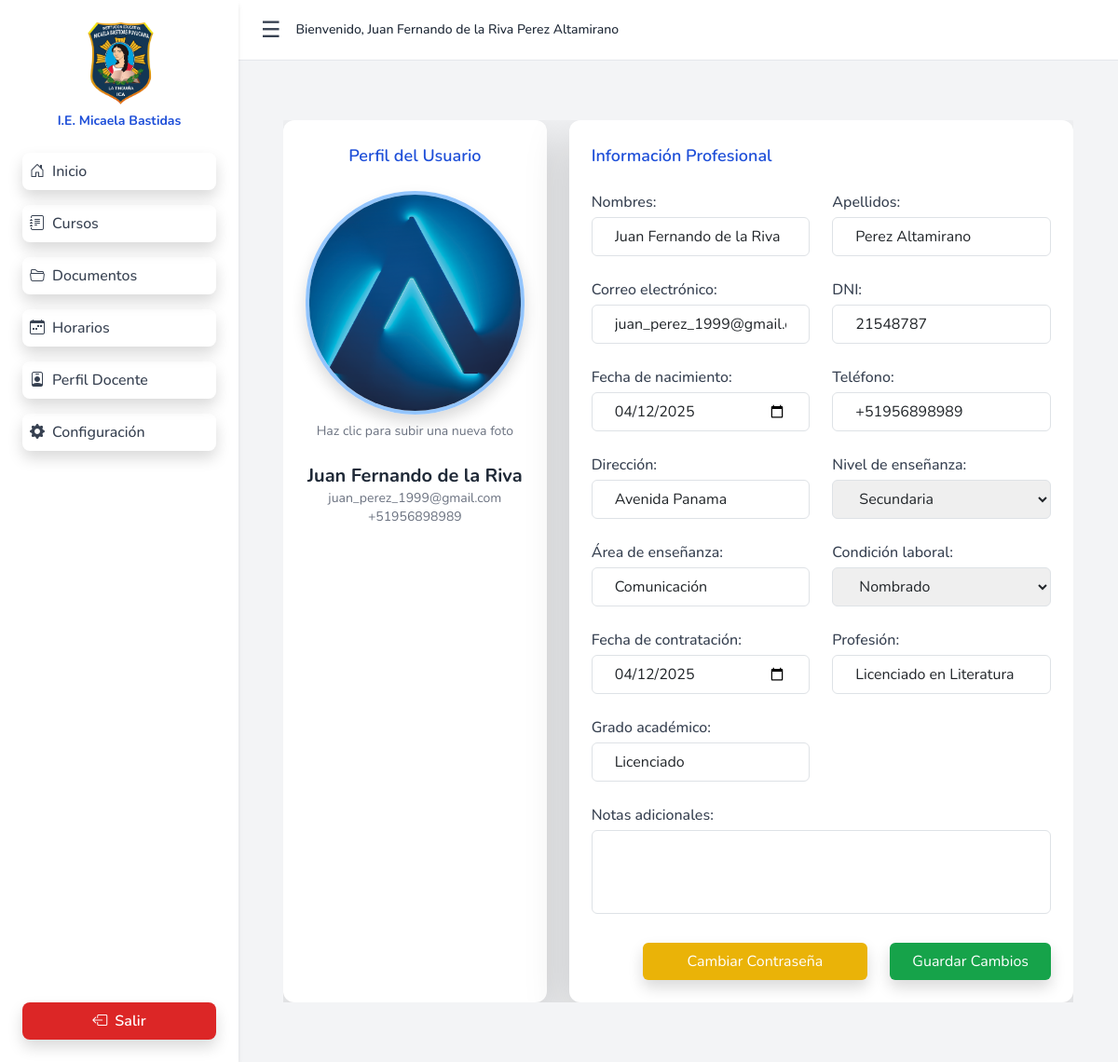
The app's page /profile/edit/ (signed in) with its own data.
### teacher/models.py (models this page shows, shortened)
class Teacher(models.Model):
    user = models.OneToOneField(User, on_delete=models.CASCADE)
    role = models.ForeignKey(Role, on_delete=models.SET_NULL, null=True)
    dni_validator = RegexValidator(
        regex=r'^\d{8,20}$',
        message='DNI must contain between 8 and 20 digits.'
    )
    dni = models.CharField(max_length=20, unique=True, validators=[dni_validator])
    birth_date = models.DateField()
    phone_validator = RegexValidator(
        regex=r'^\+?\d{9,11}$',
        message='Phone number must have 9 to 11 digits, optionally starting with "+".'
    )
    phone_number = models.CharField(max_length=12, validators=[phone_validator])
    address = models.CharField(max_length=255)
    LEVEL_CHOICES = [
        ('primaria', 'Primaria'),
        ('secundaria', 'Secundaria'),
    ]
    teaching_level = models.CharField(max_length=10, choices=LEVEL_CHOICES)
    area_validator = RegexValidator(
        regex=r'^[A-Za-zÀ-ÿ\s]{1,30}$',
        message='Teaching area must contain only letters (max 30 characters).'
    )
    teaching_area = models.CharField(max_length=30, validators=[area_validator])
    CONDITION_CHOICES = [
        ('nombrado', 'Nombrado'),
        ('contratado', 'Contratado'),
        ('jubilado', 'Jubilado'),
    ]
    labor_condition = models.CharField(max_length=10, choices=CONDITION_CHOICES)
    hiring_date = models.DateField()
    notes = models.TextField(blank=True, null=True)
    photo = models.ImageField(upload_to='profile_pics/', null=True, blank=True)
    profession = models.CharField(max_length=50, blank=True)
    academic_degree = models.CharField(max_length=50, blank=True)

### teacher/decorators.py (the view)
        def _wrapped_view(request, *args, **kwargs):
            try:
                teacher = Teacher.objects.get(user=request.user)
                user_role = teacher.role.role_type
                if user_role != required_role:
                    raise PermissionDenied  # 🔥 Esto activa el error 403
            except Teacher.DoesNotExist:
                raise PermissionDenied  # 🔥 También aquí
            return view_func(request, *args, **kwargs)

### preferences/context_processors.py (called while the page is built)
def dark_mode_context(request):
    if request.user.is_authenticated and hasattr(request.user, 'preferences'):
        return {'dark_mode': request.user.preferences.dark_mode}
    return {'dark_mode': False}

### templates/dashboard/edit_teacher_profile.html (shortened to what this page needs)
{% extends 'base/base_dashboard.html' %}
{% load static %}
{% load i18n %}
{% block inner_content %}
<div class="max-w-7xl mx-auto px-4 py-10">
  <form method="post" enctype="multipart/form-data" class="flex flex-col lg:flex-row gap-6 w-full overflow-hidden">
    <div class="bg-white rounded-xl shadow-lg p-6 flex flex-col items-center w-full lg:w-1/3">
      <h2 class="text-lg font-semibold text-blue-700 mb-4">{% trans "Perfil del Usuario" %}</h2>
      <label for="photo" class="cursor-pointer group relative">
        {% if teacher.photo %}
          <img id="photoPreview" src="{{ teacher.photo.url }}"
               class="w-56 h-56 sm:w-60 sm:h-60 rounded-full object-cover border-4 border-blue-300 shadow"
               alt="Foto de perfil">
        {% else %}
          <div class="w-56 h-56 bg-gray-200 rounded-full flex items-center justify-center shadow">
            <svg class="w-24 h-24 text-gray-400" fill="currentColor" viewBox="0 0 20 20">
              <path d="M10 10a4 4 0 100-8 4 4 0 000 8zm0 2c-4 0-7 2-7 4v1h14v-1c0-2-3-4-7-4z" />
            </svg>
          </div>
        {% endif %}
        <p class="text-sm text-gray-500 mt-2 text-center">{% trans "Haz clic para subir una nueva foto" %}</p>
      </label>
      <p class="mt-4 text-xl font-bold text-gray-800">{{ teacher.user.first_name }}</p>
      <p class="text-sm text-gray-500">{{ teacher.user.email }}</p>
      <p class="text-sm text-gray-500">{{ teacher.phone_number|default:"No hay información" }}</p>
    </div>
    <div class="bg-white rounded-xl shadow-lg p-6 flex-1">
      <h2 class="text-lg font-semibold text-blue-700 mb-4">{% trans "Información Profesional" %}</h2>
    <div class="grid grid-cols-1 md:grid-cols-2 gap-4">
      <div>
        <label class="block text-gray-700 font-medium mb-1">{% trans "Nombres" %}:</label>
        <input name="first_name" value="{{ user_form.first_name.value }}"
               class="w-full border border-gray-300 rounded px-4 py-2 focus:ring focus:ring-blue-200">
      </div>
      <div>
        <label class="block text-gray-700 font-medium mb-1">{% trans "Apellidos" %}:</label>
        <input name="last_name" value="{{ user_form.last_name.value }}"
               class="w-full border border-gray-300 rounded px-4 py-2">
      </div>
      <div>
        <label class="block text-gray-700 font-medium mb-1">{% trans "Correo electrónico" %}:</label>
        <input name="email" value="{{ user_form.email.value }}"
               class="w-full border border-gray-300 rounded px-4 py-2">
      </div>
      <div>
        <label class="block text-gray-700 font-medium mb-1">{% trans "DNI" %}:</label>
        <input name="dni" value="{{ teacher_form.dni.value }}"
               class="w-full border border-gray-300 rounded px-4 py-2">
      </div>
      <div>
        <label class="block text-gray-700 font-medium mb-1">{% trans "Fecha de nacimiento" %}:</label>
        <input type="date" name="birth_date" value="{{ teacher.birth_date|date:'Y-m-d' }}"
               class="w-full border border-gray-300 rounded px-4 py-2">
      </div>
      <div>
        <label class="block text-gray-700 font-medium mb-1">{% trans "Teléfono" %}:</label>
        <input name="phone_number" value="{{ teacher_form.phone_number.value }}"
               class="w-full border border-gray-300 rounded px-4 py-2">
      </div>
      <div>
        <label class="block text-gray-700 font-medium mb-1">{% trans "Dirección" %}:</label>
        <input name="address" value="{{ teacher_form.address.value }}"
               class="w-full border border-gray-300 rounded px-4 py-2">
      </div>
      <div>
        <label class="block text-gray-700 font-medium mb-1">{% trans "Nivel de enseñanza" %}:</label>
        <select name="teaching_level" class="w-full border border-gray-300 rounded px-4 py-2">
          {% for val, label in teacher_form.fields.teaching_level.choices %}
            <option value="{{ val }}" {% if teacher_form.teaching_level.value == val %}selected{% endif %}>{{ label }}</option>
          {% endfor %}
        </select>
      </div>
      <div>
        <label class="block text-gray-700 font-medium mb-1">{% trans "Área de enseñanza" %}:</label>
        <input name="teaching_area" value="{{ teacher_form.teaching_area.value }}"
               class="w-full border border-gray-300 rounded px-4 py-2">
      </div>
      <div>
        <label class="block text-gray-700 font-medium mb-1">{% trans "Condición laboral" %}:</label>
        <select name="labor_condition" class="w-full border border-gray-300 rounded px-4 py-2">
          {% for val, label in teacher_form.fields.labor_condition.choices %}
            <option value="{{ val }}" {% if teacher_form.labor_condition.value == val %}selected{% endif %}>{{ label }}</option>
          {% endfor %}
        </select>
      </div>
      <div>
        <label class="block text-gray-700 font-medium mb-1">{% trans "Fecha de contratación" %}:</label>
        <input type="date" name="hiring_date" value="{{ teacher.hiring_date|date:'Y-m-d' }}"
               class="w-full border border-gray-300 rounded px-4 py-2">
      </div>
      <div>
        <label class="block text-gray-700 font-medium mb-1">{% trans "Profesión" %}:</label>
        <input name="profession" value="{{ teacher_form.profession.value }}"
               class="w-full border border-gray-300 rounded px-4 py-2">
      </div>
      <div>
        <label class="block text-gray-700 font-medium mb-1">{% trans "Grado académico" %}:</label>
        <input name="academic_degree" value="{{ teacher_form.academic_degree.value }}"
               class="w-full border border-gray-300 rounded px-4 py-2">
      </div>
      <div class="md:col-span-2">
        <label class="block text-gray-700 font-medium mb-1">{% trans "Notas adicionales" %}:</label>
        <textarea name="notes" rows="3"
                  class="w-full border border-gray-300 rounded px-4 py-2 resize-none">{{ teacher_form.notes.value }}</textarea>
      </div>
    </div>
      <div class="mt-6 flex flex-col sm:flex-row justify-end gap-4">
        <a href="{% url 'change_password' %}"
           class="bg-yellow-500 hover:bg-yellow-600 text-white px-5 py-2 rounded shadow text-center">
          {% trans "Cambiar Contraseña" %}
        </a>
        <button type="submit"
                class="bg-green-600 hover:bg-green-700 text-white px-6 py-2 rounded shadow text-center">
          {% trans "Guardar Cambios" %}
        </button>
      </div>
    </div>
  </form>
</div>
{% endblock %}

### templates/base/base_dashboard.html (shortened to what this page needs)
{% extends 'base/base.html' %}
{% load static %}
{% load i18n %}
{% block content %}
<div id="dashboardContainer" class="flex h-screen overflow-hidden bg-gray-100">
  <aside id="sidebar"
         class="w-64 bg-white shadow-md transition-all duration-300 ease-in-out flex flex-col justify-between z-40">
    <div>
      <div class="text-center mt-4">
        <img src="{% static 'img/logo.jpg' %}" class="mx-auto w-20 mb-2" alt="Logo Colegio">
        <h5 class="text-blue-700 font-bold text-sm">I.E. Micaela Bastidas</h5>
      </div>
      <ul class="mt-6 space-y-4 px-6">
        <li>
          <a href="{% url 'teacher_dashboard' %}"
             class="flex items-center space-x-2 p-2 rounded-lg shadow transition font-medium
                    {% if request.path == '/dashboard/' %}bg-black text-white{% else %}text-gray-700 hover:bg-black hover:text-white{% endif %}">
            <i class="bi bi-house-door"></i><span class="text-base">{% trans "Inicio" %}</span>
          </a>
        </li>
        <li>
          <a href="{% url 'teacher_courses' %}"
             class="flex items-center space-x-2 p-2 rounded-lg shadow transition font-medium
                    {% if '/dashboard/courses/' in request.path or '/dashboard/my-courses/' in request.path %}bg-black text-white{% else %}text-gray-700 hover:bg-black hover:text-white{% endif %}">
            <i class="bi bi-journal-text"></i><span class="text-base">{% trans "Cursos" %}</span>
          </a>
        </li>
        <li>
          <a href="{% url 'teacher_documents' %}"
             class="flex items-center space-x-2 p-2 rounded-lg shadow transition font-medium
                    {% if request.path == '/dashboard/documents/' %}bg-black text-white{% else %}text-gray-700 hover:bg-black hover:text-white{% endif %}">
            <i class="bi bi-folder2-open"></i><span class="text-base">{% trans "Documentos" %}</span>
          </a>
        </li>
        <li>
          <a href="{% url 'teacher_schedule' %}"
             class="flex items-center space-x-2 p-2 rounded-lg shadow transition font-medium
                    {% if request.path == '/dashboard/schedules/' %}bg-black text-white{% else %}text-gray-700 hover:bg-black hover:text-white{% endif %}">
            <i class="bi bi-calendar-week"></i><span class="text-base">{% trans "Horarios" %}</span>
          </a>
        </li>
        <li>
          <a href="{% url 'teacher_profile' %}"
             class="flex items-center space-x-2 p-2 rounded-lg shadow transition font-medium
                    {% if '/dashboard/profile/' in request.path or '/dashboard/profile/edit' in request.path %}bg-black text-white{% else %}text-gray-700 hover:bg-black hover:text-white{% endif %}">
            <i class="bi bi-person-badge"></i><span class="text-base">{% trans "Perfil Docente" %}</span>
          </a>
        </li>
        <li>
          <a href="{% url 'configuration' %}"
             class="flex items-center space-x-2 p-2 rounded-lg shadow transition font-medium
                    {% if request.path == '/dashboard/configuration/' %}bg-black text-white{% else %}text-gray-700 hover:bg-black hover:text-white{% endif %}">
            <i class="bi bi-gear-fill"></i><span class="text-base">{% trans "Configuración" %}</span>
          </a>
        </li>
      </ul>
    </div>
    <form method="post" action="{% url 'logout' %}" class="p-6">
      <button type="submit"
              class="w-full bg-red-600 hover:bg-red-700 text-white font-semibold py-2 px-4 rounded-lg shadow transition">
        <i class="bi bi-box-arrow-left me-2"></i>{% trans "Salir" %}
      </button>
    </form>
  </aside>
  <div class="flex-1 flex flex-col">
    <header class="bg-white border-b shadow px-6 py-3 flex items-center justify-between">
      <div class="flex items-center space-x-4">
        <button id="toggleSidebar"
                class="text-gray-700 text-2xl focus:outline-none transition hover:scale-105">
          ☰
        </button>
        <span class="text-sm text-gray-800 font-medium">
          {% trans "Bienvenido" %}, {{ user.first_name }} {{ user.last_name }}
        </span>
      </div>
    </header>
    <main class="flex-1 overflow-y-auto p-6 bg-gray-100">
      {% block inner_content %}{% endblock %}
    </main>
  </div>
</div>
{% endblock %}

### static/css/styles.css (style rules this page uses)
body { min-height: 100vh; display: flex; flex-direction: column; margin: 0; padding: 0; }

### static/css/dashboard.css (style rules this page uses)
body { margin: 0; font-family: 'Segoe UI', Tahoma, Geneva, Verdana, sans-serif; background-color: #ffffff; height: auto; min-height: 100vh; overflow-x: hidden; overflow-y: auto; }

### templates/base/base.html (style rules this page uses)
body { font-family: 'Nunito', sans-serif; }

### records on screen
Teacher: photo (picture), user.first_name "Juan Fernando de la Riva", user.email "juan_perez_1999@gmail.com", phone_number "+51956898989", dni "21548787", birth_date "04/12/2025", address "Avenida Panama", teaching_level "Secundaria", teaching_area "Comunicación", labor_condition "Nombrado", hiring_date "04/12/2025", profession "Licenciado en Literatura", academic_degree "Licenciado"

### other values on screen
{{ user.first_name }} "Juan Fernando de la Riva"
{{ user.last_name }} "Perez Altamirano"
